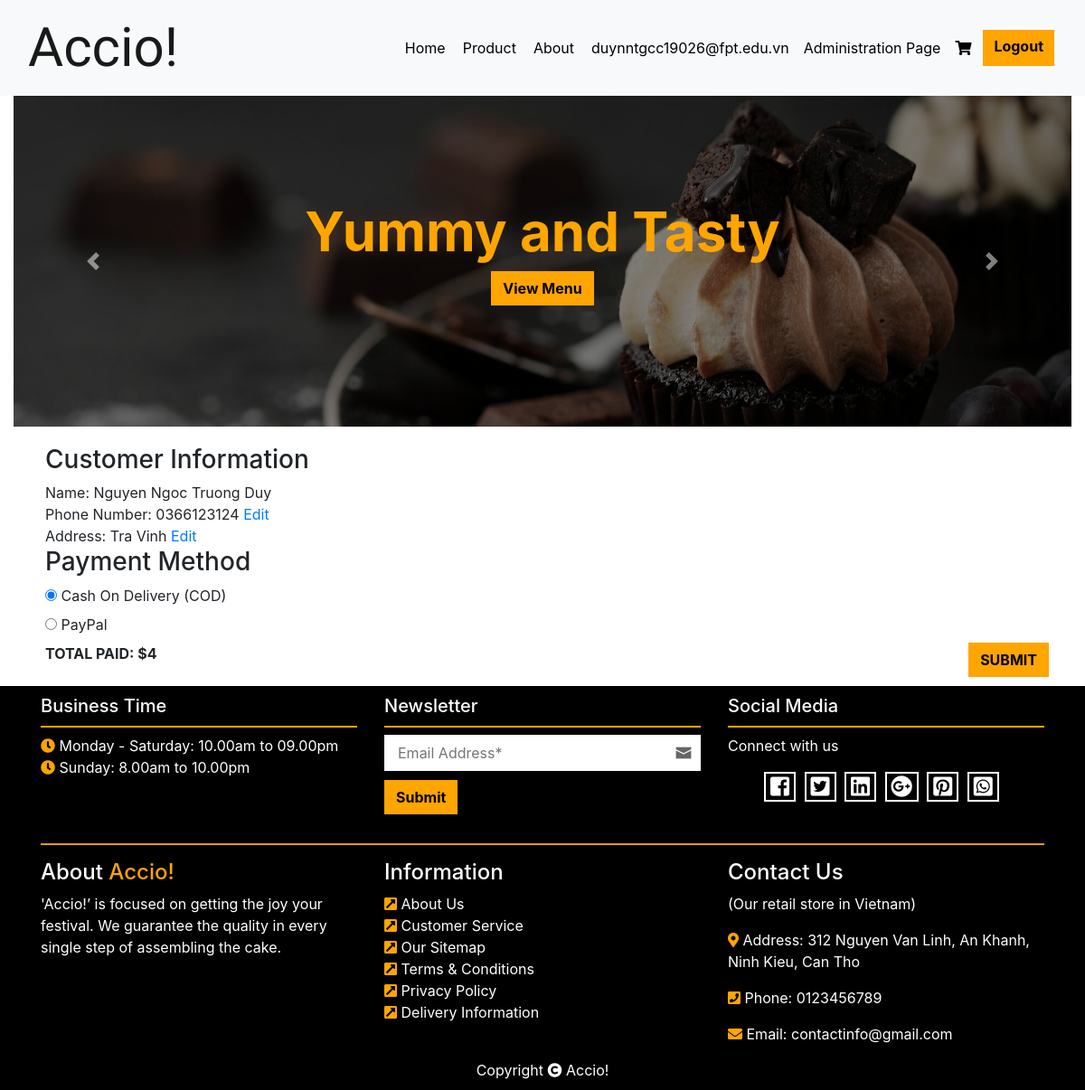
The app's page /index.php?page=checkout&&total=4&&id=14 (signed in) with its own data.
### tables this page shows
CREATE TABLE `customer` (
  `Email` varchar(200) NOT NULL,
  `Fullname` varchar(150) NOT NULL,
  `Telephone` varchar(12) NOT NULL,
  `Password` varchar(32) NOT NULL,
  `Address` varchar(300) NOT NULL,
  `Type` int(1) NOT NULL
);

### Checkout.php (the view, shortened to what this page needs)
<?php
    if(!isset($_SESSION['email']))
    {
        echo '<meta http-equiv="refresh" content="0;URL=index.php">';
    }
    else{
?>
<div class="container">
        <?php
            $email = $_SESSION['email'];
            if(isset($_GET['total']) && isset($_GET['id'])){
                $total = $_GET['total'];
                $sq = mysqli_query($conn, "SELECT * FROM customer WHERE Email = '$email'");
                $row = mysqli_fetch_array($sq, MYSQLI_ASSOC);
                $name = $row['Fullname'];
                $tel = $row['Telephone'];
                $addr = $row['Address'];
            ?>
    <h3>Customer Information</h3>
<div style="list-style-type: none;">
            <li>Name: <?php echo $name; ?></li>
            <li>Phone Number: <?php echo $tel; ?> <a href="index.php?page=update_info"> Edit</a></li>
            <li>Address: <?php echo $addr; ?><a href="index.php?page=update_info"> Edit</a></li>
</div>
    <form method="post">
        <h3>Payment Method</h3>
        <input type="radio" id="COD" name="payment" value="COD" checked>
        <label for="COD">Cash On Delivery (COD)</label><br>
        <input type="radio" id="PayPal" name="payment" value="PayPal">
        <label for="PayPal">PayPal</label>
<div class="row">
            <div class="col-sm-6">
                <strong>TOTAL PAID: $<?php echo $total; ?></strong>
            </div>
            <div class="col-sm-6" align="right">
                <button type="submit" class="btn btn-warning" name="btnConfirm" align="right">SUBMIT</button>
            </div>
</div>
    </form>
</div>
<?php
            }
        }
    ?>

### CSS/style.css (style rules this page uses)
.btn-warning { background-color: orange; color: black; border: 0.25px orange solid; font-weight: bold; border-radius: 0; }

### records on screen
customer: Fullname "Nguyen Ngoc Truong Duy", Telephone "0366123124", Address "Tra Vinh"

### other values on screen
$_SESSION['email'] "duynntgcc19026@fpt.edu.vn"
$total "4"
